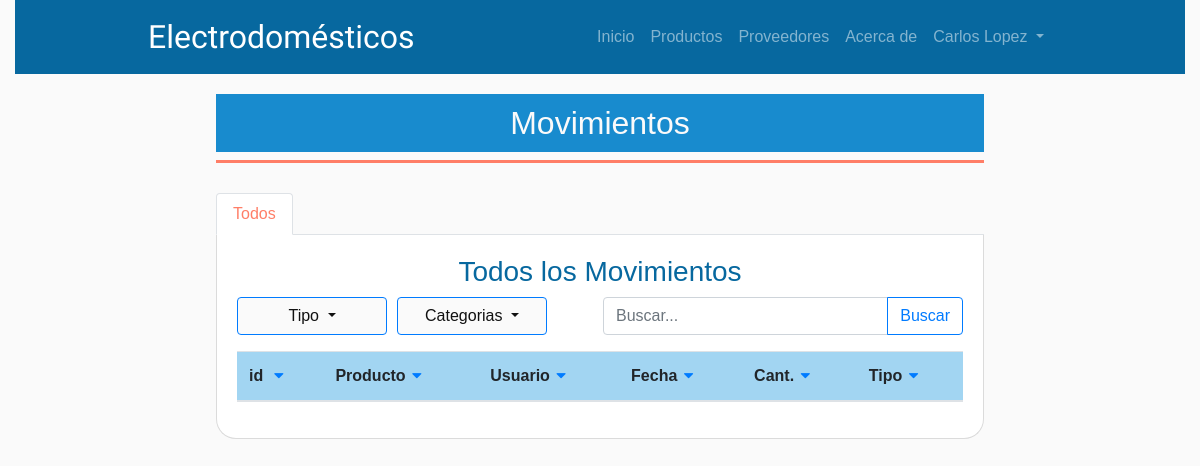
Before: /movimientos (signed in) with the older database file.
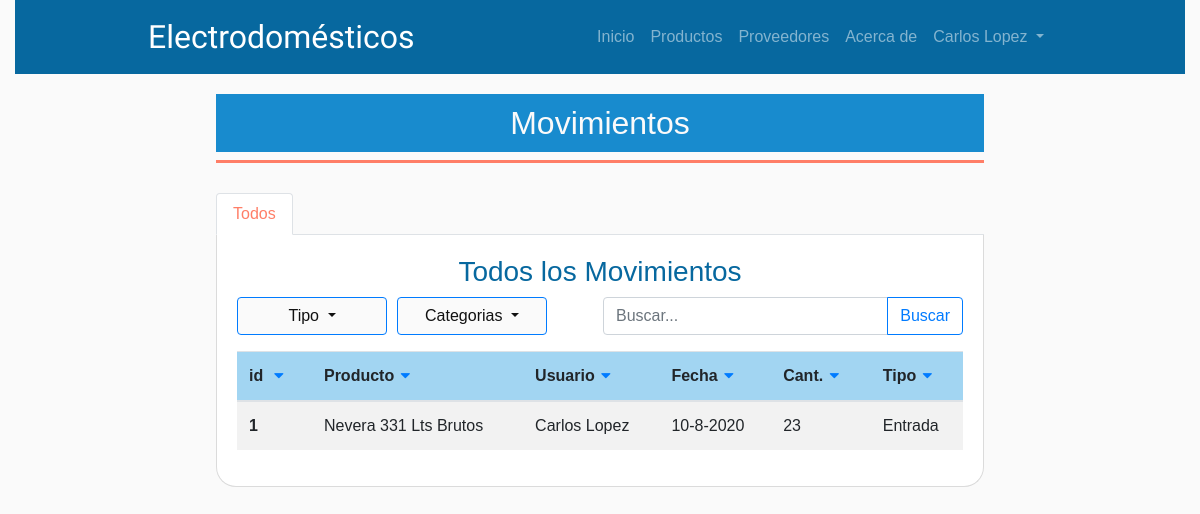
After: the same page with the newer database file.
### app/models.py (models this page shows, shortened)
class Usuario(db.Model, UserMixin):
    __tablename__ = "usuarios"
    id = db.Column(db.Integer, primary_key=True)
    nombre = db.Column(db.String(50), nullable=False)
    apellido = db.Column(db.String(50), nullable=False)
    correo = db.Column(db.String(100), unique=True, nullable=False)
    contrasena = db.Column(db.String(94), nullable=False)
    rol = db.Column(db.String(5), default='user')
    created_at = db.Column(db.DateTime(), default=datetime.datetime.now())
    movimientos = db.relationship('Movimiento', lazy='dynamic')
    @property
    def password(self):
        pass
    def __str__(self):
        return f"{self.nombre} {self.apellido}"
    @classmethod
    def get_by_id(cls, id):
        return Usuario.query.filter_by(id=id).first()

class Movimiento(db.Model):
    __tablename__ = 'movimientos'
    id = db.Column(db.Integer, primary_key=True)
    fecha = db.Column(db.DateTime(), default=datetime.datetime.now())
    concepto = db.Column(db.Text())
    cantidad = db.Column(db.Integer, nullable=False)
    tipo_id = db.Column(db.Integer, db.ForeignKey('tipos.id'))
    usuario_id = db.Column(db.Integer, db.ForeignKey('usuarios.id'))
    producto_id = db.Column(db.Integer, db.ForeignKey('productos.id'))
    @classmethod
    def get_all(cls):
        return Movimiento.query.all()

class Producto(db.Model):
    __tablename__ = "productos"
    id = db.Column(db.Integer, primary_key=True)
    nombre = db.Column(db.String(50), nullable=False)
    descripcion = db.Column(db.Text())
    precio = db.Column(db.Float, nullable=False)
    cantidad = db.Column(db.Integer, nullable=True, default=0)
    iva = db.Column(db.Boolean, nullable=False)
    created_at = db.Column(db.DateTime(), default=datetime.datetime.now())
    categoria_id = db.Column(db.Integer, db.ForeignKey('categorias.id'))
    estado_id = db.Column(db.Integer, db.ForeignKey('estados.id'))
    proveedor_id = db.Column(db.Integer, db.ForeignKey('proveedores.id'))
    movimientos = db.relationship('Movimiento', lazy='dynamic')
    valor_iva = 0.19
    @classmethod
    def get_by_id(cls, id):
        return Producto.query.filter_by(id=id).first()

class Tipo(db.Model):
    __tablename__ = "tipos"
    id = db.Column(db.Integer, primary_key=True)
    nombre = db.Column(db.String(50), nullable=False)
    movimientos = db.relationship('Movimiento', lazy='dynamic')
    @classmethod
    def get_by_id(cls, id):
        return Tipo.query.filter_by(id=id).first()

### app/views.py (the view)
@page.route('/movimientos')
@login_required
def movimientos():
    movimientos = Movimiento.get_all()
    movements = []
    for movimiento in movimientos:
        movement = {
            'movimiento': movimiento,
            'producto': Producto.get_by_id(movimiento.producto_id),
            'usuario': Usuario.get_by_id(movimiento.usuario_id),
            'tipo': Tipo.get_by_id(movimiento.tipo_id)
        }
        movements.append(movement)
    return render_template('movimiento/index.html', title='Movimientos', prouctos_active='item-active',
                            movimientos=movements)

### app/views.py (called while the page is built)
@login_manager.user_loader
def load_user(id):
    return Usuario.get_by_id(id)

### app/templates/movimiento/index.html (shortened to what this page needs)
{% from 'helpers/_forms.html' import render_field %}
{% extends 'layout.html' %}
{% block main_content %}
<div class="container-box">
    <a href="{{ url_for('page.movimientos') }}">
        <h2 class="text-center">Movimientos</h2>
    </a>
    <div class="divisor-line orange"></div>
    <nav>
        <div class="nav nav-tabs" id="nav-tab" role="tablist">
            <a class="nav-item nav-link active" id="nav-home-tab" data-toggle="tab" href="#nav-home" role="tab"
                aria-controls="nav-home" aria-selected="true">Todos</a>
        </div>
    </nav>
    <div class="tab-content" id="nav-tabContent">
        <div class="tab-pane fade show active" id="nav-home" role="tabpanel" aria-labelledby="nav-general-tab">
            <div class="nav-content">
                <h3 class="text-center">Todos los Movimientos</h3>
                <div class="dropdown show">
                    <a class="btn btn-outline-primary dropdown-toggle filter" href="#" role="button"
                        id="dropdownMenuLink" data-toggle="dropdown" aria-haspopup="true" aria-expanded="false">
                        Tipo
                    </a>
                </div>
                <div class="dropdown show">
                    <a class="btn btn-outline-primary dropdown-toggle filter" href="#" role="button"
                        id="dropdownMenuLink" data-toggle="dropdown" aria-haspopup="true" aria-expanded="false">
                        Categorias
                    </a>
                </div>
                <form method="POST" name="search-form">
                    <div class="input-group mb-3">
                        <input type="search" class="form-control" name="buscar" placeholder="Buscar..."
                            aria-label="Buscar..." aria-describedby="button-addon2">
                        <div class="input-group-append">
                            <input class="btn btn-outline-primary" type="submit" id="button-addon2" value="Buscar">
                        </div>
                    </div>
                </form>
                <div class="table-responsive">
                    <table class="table table-striped">
                        <thead class="thead-color">
                            <tr>
                                <th scope="col">id <a href="" class="icon-down-dir"></a></th>
                                <th scope="col">Producto<a href="" class="icon-down-dir"></a></th>
                                <th scope="col">Usuario<a href="" class="icon-down-dir"></a></th>
                                <th scope="col">Fecha<a href="" class="icon-down-dir"></a></th>
                                <th scope="col">Cant.<a href="" class="icon-down-dir"></a></th>
                                <th scope="col">Tipo<a href="" class="icon-down-dir"></a></th>
                            </tr>
                        </thead>
                        <tbody>
                            {% for movimiento in movimientos %}
                            <tr>
                                <th scope="row">{{ movimiento['movimiento'].id }}</th>
                                <td>{{ movimiento['producto'].nombre }}</td>
                                <td>{{ movimiento['usuario'] }}</td>
                                <td>{{ movimiento['movimiento'].fecha.day }}-{{ movimiento['movimiento'].fecha.month }}-{{ movimiento['movimiento'].fecha.year }}</td>
                                <td>{{ movimiento['movimiento'].cantidad }}</td>
                                <td>{{ movimiento['tipo'].nombre }}</td>
                            </tr>
                            {% endfor %}
                        </tbody>
                    </table>
                </div>
            </div>
        </div>
    </div>
</div>
{% endblock %}

### app/templates/layout.html (shortened to what this page needs)
<!DOCTYPE html>
<html lang="en">
<head>
    <link rel="stylesheet" href="{{ url_for('static', filename='css/fontello.css') }}">
    <link rel="stylesheet" href="{{ url_for('static', filename='css/bootstrap.min.css') }}" />
    <link rel="stylesheet" href="{{ url_for('static', filename='css/style.css') }}" />
</head>
<body>
    <div class="container-fluid">
        <div class="container-navbar">
            <nav class="navbar navbar-expand-lg navbar-dark bg-dark navbar-blue">
                <a class="navbar-brand" href="{{ url_for('page.index') }}">Electrodomésticos</a>
                <div class="collapse navbar-collapse" id="navbarSupportedContent">
                    <ul class="navbar-nav ml-auto">
                        <li class="nav-item {{ inicio_active }}">
                            <a class="nav-link" href="{{ url_for('page.index') }}">Inicio <span class="sr-only">(current)</span></a>
                        </li>
                        {% if current_user.is_authenticated %}
                        <li class="nav-item {{ productos_active }}">
                            <a class="nav-link" href="{{ url_for('page.productos') }}">Productos</a>
                        </li>
                        <li class="nav-item {{ proveedores_active }}">
                            <a class="nav-link" href="{{ url_for('page.proveedores') }}">Proveedores</a>
                        </li>
                        {% endif %}
                        <li class="nav-item {{ acerca_active }}">
                            <a class="nav-link" href="{{ url_for('page.index') }}#about" tabindex="-1" aria-disabled="true">Acerca de</a>
                        </li>
                        <li class="nav-item dropdown {{ usuario_active}}">
                            <a class="nav-link dropdown-toggle" href="#" id="navbarDropdown" role="button" data-toggle="dropdown"
                                aria-haspopup="true" aria-expanded="false">
                                {% if current_user.is_authenticated %}
                                    {{ current_user }}
                                {% else %}
                                    Cuenta
                                {% endif %}
                            </a>
                        </li>
                    </ul>
                </div>
            </nav>
        </div>
        <main>
            {% block main_content %}
            {% endblock %}
        </main>
    </div>
</body>
</html>

Changed rows visible on the page:
added Movimiento: movimiento.id "1", movimiento.fecha.day "10", movimiento.fecha.month "8", movimiento.fecha.year "2020", movimiento.cantidad "23"
now on this page (row edited): Producto: producto.nombre "Nevera 331 Lts Brutos"
now on this page (row unchanged): Tipo: tipo.nombre "Entrada"
Other visible differences:
new list line: "Carlos Lopez"
